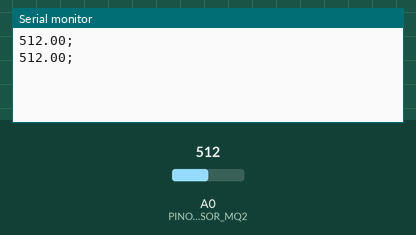
Bench run of a sketch on a simulated Arduino Uno, built with avr-gcc and run on an emulated ATmega328P. Parts: the last lines printed to the serial monitor. The test bench sets the inputs (shaded band); at power-on: A0 (PINO_SENSOR_MQ2) = 512.

Above: at 2.8 s.
2.9 s: A0 (PINO_SENSOR_MQ2) set to 716
At 5.2 s:
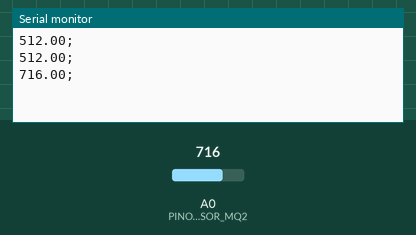
5.6 s: A0 (PINO_SENSOR_MQ2) set to 900
At 7.0 s:
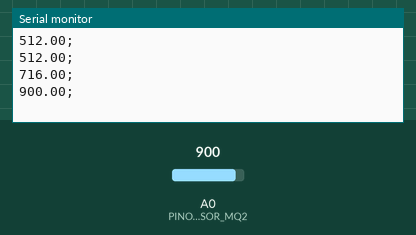
Timing chart, 0 to 8.6 s (numbered marks = the images above; inputs shaded):
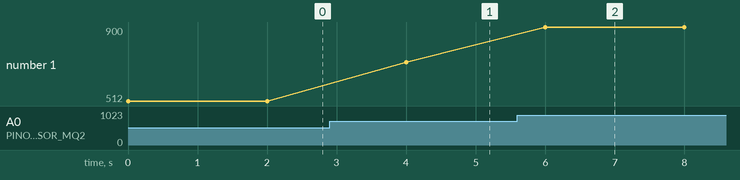

Measured:
- after the input at 2.9 s, the serial monitor: prints a new line after 1.1 s (image 1)
- after the input at 5.6 s, the serial monitor: prints a new line after 0.40 s (image 2)
- plotted number 1: 512 → 716 after the input at 2.9 s, 716 → 900 after the input at 5.6 s

The sketch:

codigo_arduino.ino
```cpp
const int PINO_SENSOR_MQ2 = A0;

void setup() {
  Serial.begin(9600);
}

void loop() {
  int valorSensor = analogRead(PINO_SENSOR_MQ2);

  float ppm = ((float)(valorSensor));

  Serial.print(ppm);
  Serial.println(';');

  delay(2000);
}
```
